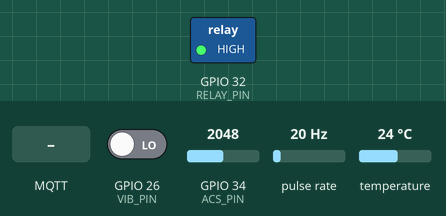
Bench run of a sketch on a simulated ESP32. On the bench: switched loads named in the sketch (green lamp = pin HIGH). Wiring (inferred from the names in the program): pulse sensor: data GPIO 25. Inputs (shaded band) come from the test bench; at power-on: GPIO 34 (ACS_PIN) = 2048, GPIO 26 (VIB_PIN) LOW, pulse rate 20 Hz, temperature 24 °C. WiFi joins after 1.5 s; servers stay silent unless stated; no MQTT or app messages arrive unless stated; what the sketch prints to the serial monitor is not drawn.

Above: at 5.7 s.
5.8 s: GPIO 34 (ACS_PIN) set to 2970
7.3 s: GPIO 34 (ACS_PIN) set to 3088
13.1 s: MQTT message "OFF" arrives on the first subscribed topic
At 14.4 s:
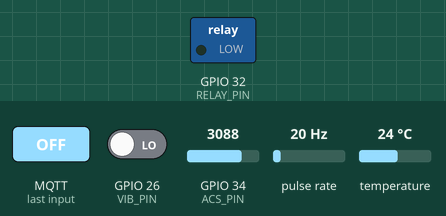
Timing chart, 0 to 16.1 s (numbered marks = the images above; inputs shaded):
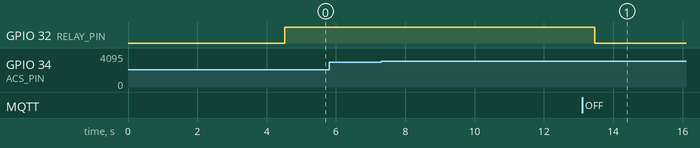

Measured:
- after the input at 5.8 s, every drawn part: stays the same
- after the input at 7.3 s, every drawn part: stays the same
- after the input at 13.1 s, GPIO 32 (RELAY_PIN): HIGH → LOW after 0.37 s

The sketch:

motor_digital_twin.ino
```cpp
/*
 * ================================================================
 *  Digital Twin — OS-PRO AC Motor Predictive Maintenance
 *  MIT-WPU, Pune | TY B.Tech EEE | 2025-26
 * ================================================================
 *
 *  Motor:   OS-PRO Single Phase AC Induction Motor
 *           230V, 50Hz, 2400 RPM, 19W, 0.65A max
 *
 *  Sensors:
 *    DS18B20  → Temperature  → GPIO 4  (1-Wire)
 *    ACS712   → Current      → GPIO 34 (ADC)
 *    A3144    → RPM          → GPIO 25 (Hall / Interrupt)
 *    SW-420   → Vibration    → GPIO 26 (Digital D0)
 *    Relay    → Motor ON/OFF → GPIO 32
 *
 *  Data Pipeline:
 *    ESP32 → WiFi → MQTT → Mosquitto → Telegraf → InfluxDB → Grafana
 *
 *  MQTT Topic:
 *    Publish:   plantA/line1/motor_01/state
 *    Subscribe: plantA/line1/motor_01/cmd
 *
 *  Libraries required (install via Arduino Library Manager):
 *    - OneWire          by Jim Studt
 *    - DallasTemperature by Miles Burton
 *    - PubSubClient     by Nick O'Leary
 * ================================================================
 */

#include <WiFi.h>
#include <PubSubClient.h>
#include <OneWire.h>
#include <DallasTemperature.h>

// ── Pin Definitions ──────────────────────────────────────────
#define DS18B20_PIN   4     // Temperature sensor data line
#define VIB_PIN      26     // SW-420 vibration (D0 output)
#define HALL_PIN     25     // A3144 Hall sensor (RPM)
#define ACS_PIN      34     // ACS712 current sensor (ADC)
#define RELAY_PIN    32     // Relay module (motor ON/OFF)

// ── WiFi Credentials ─────────────────────────────────────────
const char* WIFI_SSID     = "YOUR_WIFI_SSID";
const char* WIFI_PASSWORD = "YOUR_WIFI_PASSWORD";

// ── MQTT Settings ─────────────────────────────────────────────
const char* MQTT_SERVER   = "YOUR_LAPTOP_IP";   // e.g. "192.168.1.10"
const int   MQTT_PORT     = 1883;
const char* MQTT_CLIENT   = "ESP32_Motor_DT_01";
const char* MQTT_PUB      = "plantA/line1/motor_01/state";
const char* MQTT_SUB      = "plantA/line1/motor_01/cmd";

// ── ACS712-20A Calibration ────────────────────────────────────
// Run motor with no load and note the ADC voltage — set as V0
const float ACS_V0   = 2.37;   // Zero-current offset voltage (V)
const float ACS_SENS = 0.100;  // Sensitivity: 100mV/A for 20A module

// ── Fault Thresholds ─────────────────────────────────────────
const float TEMP_WARN  = 55.0;  // °C — warning
const float TEMP_CRIT  = 70.0;  // °C — critical, motor stops
const float CURR_MAX   = 0.65;  // A  — rated max current
const float JAM_CURR   = 0.30;  // A  — jam detection threshold
const float JAM_RPM    = 10.0;  // RPM — jam detection threshold

// ── Objects ───────────────────────────────────────────────────
OneWire           oneWire(DS18B20_PIN);
DallasTemperature tempSensor(&oneWire);
WiFiClient        espClient;
PubSubClient      mqttClient(espClient);

// ── RPM Counter ───────────────────────────────────────────────
volatile unsigned long hallPulses = 0;
unsigned long lastRpmMillis       = 0;
float rpm                         = 0;

// ── State ─────────────────────────────────────────────────────
bool motorOn = false;

// ─────────────────────────────────────────────────────────────
//  INTERRUPT — Hall Sensor
//  Placed in IRAM so it fires even during WiFi/flash operations
// ─────────────────────────────────────────────────────────────
void IRAM_ATTR hallISR() {
  hallPulses++;
}

// ─────────────────────────────────────────────────────────────
//  MOTOR CONTROL
// ─────────────────────────────────────────────────────────────
void motorON() {
  digitalWrite(RELAY_PIN, HIGH);
  motorOn = true;
  Serial.println("[RELAY] Motor ON");
}

void motorOFF() {
  digitalWrite(RELAY_PIN, LOW);
  motorOn = false;
  Serial.println("[RELAY] Motor OFF — Fault triggered");
}

// ─────────────────────────────────────────────────────────────
//  SENSOR READS
// ─────────────────────────────────────────────────────────────
float readTemperature() {
  tempSensor.requestTemperatures();
  float t = tempSensor.getTempCByIndex(0);
  if (t == DEVICE_DISCONNECTED_C) {
    Serial.println("[WARN] DS18B20 disconnected");
    return -1.0;
  }
  return t;
}

float readCurrent() {
  // Oversample ADC 16x for better accuracy
  long sum = 0;
  for (int i = 0; i < 16; i++) {
    sum += analogRead(ACS_PIN);
    delayMicroseconds(100);
  }
  float raw     = sum / 16.0;
  float voltage = raw * (3.3 / 4095.0);
  float amps    = (voltage - ACS_V0) / ACS_SENS;
  if (amps < 0) amps = 0;
  return amps;
}

float computeRPM() {
  unsigned long now = millis();
  if (now - lastRpmMillis < 1000) return rpm;   // Update every 1s

  noInterrupts();
  unsigned long p = hallPulses;
  hallPulses = 0;
  interrupts();

  rpm          = (float)p * 60.0;   // 1 magnet = 1 pulse/revolution
  lastRpmMillis = now;
  return rpm;
}

// ─────────────────────────────────────────────────────────────
//  WIFI
// ─────────────────────────────────────────────────────────────
void connectWiFi() {
  WiFi.mode(WIFI_STA);
  WiFi.begin(WIFI_SSID, WIFI_PASSWORD);
  Serial.print("[WiFi] Connecting");
  int tries = 0;
  while (WiFi.status() != WL_CONNECTED && tries < 40) {
    delay(500);
    Serial.print(".");
    tries++;
  }
  if (WiFi.status() == WL_CONNECTED) {
    Serial.println("\n[WiFi] Connected  IP: " + WiFi.localIP().toString());
  } else {
    Serial.println("\n[WiFi] FAILED — check SSID/password");
  }
}

// ─────────────────────────────────────────────────────────────
//  MQTT CALLBACK — receive remote commands
// ─────────────────────────────────────────────────────────────
void mqttCallback(char* topic, byte* payload, unsigned int len) {
  String msg = "";
  for (unsigned int i = 0; i < len; i++) msg += (char)payload[i];
  Serial.println("[MQTT CMD] " + msg);
  if (msg == "ON")  motorON();
  if (msg == "OFF") motorOFF();
}

// ─────────────────────────────────────────────────────────────
//  MQTT RECONNECT
// ─────────────────────────────────────────────────────────────
void mqttReconnect() {
  int tries = 0;
  while (!mqttClient.connected() && tries < 5) {
    Serial.print("[MQTT] Connecting...");
    if (mqttClient.connect(MQTT_CLIENT)) {
      Serial.println("OK");
      mqttClient.subscribe(MQTT_SUB);
    } else {
      Serial.println("failed rc=" + String(mqttClient.state()) + " retry 2s");
      delay(2000);
      tries++;
    }
  }
}

// ─────────────────────────────────────────────────────────────
//  PUBLISH SENSOR DATA AS JSON
// ─────────────────────────────────────────────────────────────
void publishState(float temp, float current, float rpmVal,
                  int vib, bool mOn, String status) {
  String payload = "{";
  payload += "\"temp\":"      + String(temp, 2)     + ",";
  payload += "\"current\":"   + String(current, 3)  + ",";
  payload += "\"rpm\":"       + String(rpmVal, 1)   + ",";
  payload += "\"vibration\":" + String(vib)         + ",";
  payload += "\"motor_on\":"  + String(mOn ? 1 : 0) + ",";
  payload += "\"status\":\""  + status              + "\"";
  payload += "}";

  bool ok = mqttClient.publish(MQTT_PUB, payload.c_str(), false);
  Serial.println("[MQTT] " + String(ok ? "✓" : "✗") + " " + payload);
}

// ─────────────────────────────────────────────────────────────
//  SETUP
// ─────────────────────────────────────────────────────────────
void setup() {
  Serial.begin(115200);
  delay(1000);

  Serial.println("\n========================================");
  Serial.println("  Digital Twin — OS-PRO AC Motor");
  Serial.println("  MIT-WPU TY B.Tech EEE 2025-26");
  Serial.println("========================================");

  // Relay
  pinMode(RELAY_PIN, OUTPUT);
  motorOFF();   // Safe start — motor off

  // Sensors
  tempSensor.begin();
  pinMode(VIB_PIN, INPUT);
  pinMode(HALL_PIN, INPUT_PULLUP);
  attachInterrupt(digitalPinToInterrupt(HALL_PIN), hallISR, FALLING);
  lastRpmMillis = millis();

  // Network
  connectWiFi();
  mqttClient.setServer(MQTT_SERVER, MQTT_PORT);
  mqttClient.setCallback(mqttCallback);
  mqttClient.setKeepAlive(30);

  // Start motor after everything is ready
  delay(2000);
  motorON();

  Serial.println("[SYSTEM] Ready — publishing every 1 second");
  Serial.println("========================================\n");
}

// ─────────────────────────────────────────────────────────────
//  MAIN LOOP
// ─────────────────────────────────────────────────────────────
void loop() {
  // Maintain MQTT connection
  if (WiFi.status() == WL_CONNECTED) {
    if (!mqttClient.connected()) mqttReconnect();
    mqttClient.loop();
  }

  // ── Read sensors ──────────────────────────────────────────
  float temp    = readTemperature();
  float current = readCurrent();
  float rpmVal  = computeRPM();
  int   vib     = digitalRead(VIB_PIN);

  // ── Multi-condition fault detection ───────────────────────
  String status = "NORMAL";

  // Critical overheat → immediate shutdown
  if (temp >= TEMP_CRIT) {
    motorOFF();
    status = "CRITICAL_OVERHEAT";
  }
  // Temperature warning
  else if (temp >= TEMP_WARN) {
    status = "WARN_TEMP";
  }

  // Overcurrent
  if (current > CURR_MAX && status == "NORMAL") {
    status = "WARN_OVERCURRENT";
  }

  // Vibration (only flag if otherwise normal)
  if (vib == HIGH && status == "NORMAL") {
    status = "WARN_VIBRATION";
  }

  // JAM: low RPM + high current simultaneously
  if (rpmVal < JAM_RPM && current > JAM_CURR && motorOn) {
    motorOFF();
    status = "FAULT_JAM";
  }

  // ── Serial monitor output ─────────────────────────────────
  Serial.printf("T=%.1f°C  I=%.3fA  RPM=%.0f  Vib=%d  [%s]\n",
                temp, current, rpmVal, vib, status.c_str());

  // ── Publish to MQTT ───────────────────────────────────────
  publishState(temp, current, rpmVal, vib, motorOn, status);

  delay(1000);
}
```
